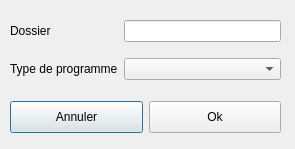
<?xml version="1.0" encoding="UTF-8"?>
<ui version="4.0">
 <class>ProgramTypeDialog</class>
 <widget class="QDialog" name="ProgramTypeDialog">
  <property name="geometry">
   <rect>
    <x>0</x>
    <y>0</y>
    <width>295</width>
    <height>149</height>
   </rect>
  </property>
  <property name="windowTitle">
   <string>Dialog</string>
  </property>
  <property name="styleSheet">
   <string notr="true">
</string>
  </property>
  <widget class="QWidget" name="gridLayoutWidget">
   <property name="geometry">
    <rect>
     <x>10</x>
     <y>10</y>
     <width>271</width>
     <height>80</height>
    </rect>
   </property>
   <layout class="QGridLayout" name="gridLayout">
    <item row="0" column="0">
     <widget class="QLabel" name="dossierLabel">
      <property name="text">
       <string>Dossier</string>
      </property>
     </widget>
    </item>
    <item row="0" column="1">
     <widget class="QLineEdit" name="dossierLineEdit">
      <property name="styleSheet">
       <string notr="true"/>
      </property>
     </widget>
    </item>
    <item row="1" column="0">
     <widget class="QLabel" name="programTypeLabel">
      <property name="text">
       <string>Type de programme</string>
      </property>
     </widget>
    </item>
    <item row="1" column="1">
     <widget class="QComboBox" name="programTypeComboBox">
      <property name="styleSheet">
       <string notr="true"/>
      </property>
     </widget>
    </item>
   </layout>
  </widget>
  <widget class="QWidget" name="horizontalLayoutWidget">
   <property name="geometry">
    <rect>
     <x>10</x>
     <y>100</y>
     <width>271</width>
     <height>34</height>
    </rect>
   </property>
   <layout class="QHBoxLayout" name="horizontalLayout">
    <item>
     <widget class="QPushButton" name="cancelPushButton">
      <property name="minimumSize">
       <size>
        <width>0</width>
        <height>32</height>
       </size>
      </property>
      <property name="text">
       <string>Annuler</string>
      </property>
     </widget>
    </item>
    <item>
     <widget class="QPushButton" name="okPushButton">
      <property name="minimumSize">
       <size>
        <width>0</width>
        <height>32</height>
       </size>
      </property>
      <property name="text">
       <string>Ok</string>
      </property>
     </widget>
    </item>
   </layout>
  </widget>
 </widget>
 <resources/>
 <connections/>
</ui>
